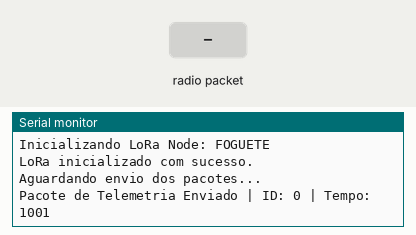
Bench run of a sketch on a simulated Arduino Uno, built with avr-gcc and run on an emulated ATmega328P. Parts: the last lines printed to the serial monitor. Inputs (shaded band) come from the test bench. No radio packets arrive unless stated.

Above: at 1.2 s.
1.3 s: radio packet "1" arrives
At 1.9 s:
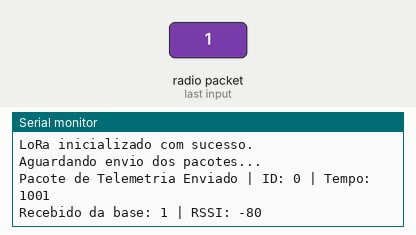
2.8 s: radio packet "0" arrives
At 3.05 s:
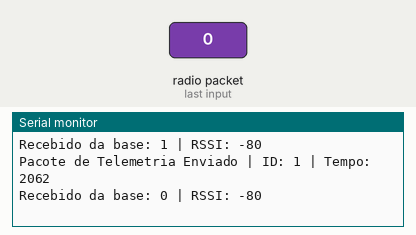
4.3 s: radio packet "2" arrives
At 5.1 s:
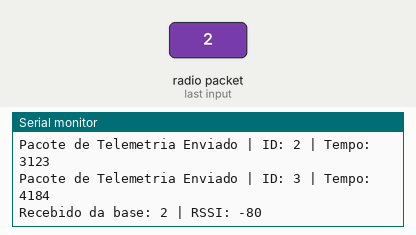

Measured:
- after the input at 1.3 s, the serial monitor: prints a new line at once (image 1)
- after the input at 2.8 s, the serial monitor: prints a new line at once (image 2)
- after the input at 4.3 s, the serial monitor: prints a new line at once (image 3)

The sketch:

sender.ino
```cpp
/*

                        ! A T E N C A O !

            Esse codigo ainda deve ser editado e limpo, não apague os comentarios referentes a escrita de dados
em cartaoSD pois esses trechos esta servido apenas como esborco/sketch para a versão receiver_v2.ino que
ainda será escrita para a versão da estacao de telemetria!
    Por enquanto apenas ignore esses trechos de codigo.

    Se tiver interesse, melhore esse codigo mantendo a sua funcionalidade e lembre-se sempre dessas regras:

        - SEMPRE DEVE SER COMENTADO TUDO QUE FAZ, GASTE TODAS AS SUAS PALAVRAS E IDEIAS, COMENTE MUITO!;
        - SEMPRE PREFIRA FAZER O MAIS FACIL DE SER LIDO E MANTIDO, EVITE TUDO QUE FOR COMPLEXO!;
        - LEMBRAR QUE TUDO AQUI DEVE SER MANTIDO OU CONTINUADO POR OUTRA PESSOA, DEIXE TUDO O MAIS FACIL POSSIVEL;
        - FACILIDADE;
        - PRATICIDADE;
        - CONFIANCA;
        - SEGURANCA;


*/
//BIBLIOTECAS, INCLUDES E DEMAIS COISAS:
#include <SPI.h>
#include <LoRa.h>

// DEFINES, CONSTANTES, PINOS E DEMAIS COISAS NESSE SENTIDO:
// Definição dos pinos SPI para o ESP32 (Padrão VSPI)

/*
 Do mesmo jeito que estiver em uma placa tem que
ficar na outra, tente manter a mesma configuração
de pinos em ambas as placas (ou todas as placas)
*/

#define ss 4 // anteriormente era 5
#define rst 14
#define dio0 2

// S T R U C T :

/*

Essa struct esta usando um atribute que garante que os dados na memoria fiquem alocados na mesma sequencia.
No geral é só uma struct mesmo tendo esse atributo para proteção da alocação dos dados na memoria de forma
mais segura e confiavel.

*/

// Struct com atributo packed para evitar padding na memória
struct __attribute__((packed)) TelemetryPacket_t {

    // Identificador sequencial do pacote
    uint32_t packet_id;

    // Timestamp do envio
    uint16_t timestamp_ms;

    uint8_t flightState;

    uint16_t altitude_m;

    int16_t accel_total;

    int8_t snr_db;

    uint8_t checksum;

    // GPS
    int32_t latitude;
    int32_t longitude;

    // Temperatura interna do circuito
    int8_t temperature_c;
};

TelemetryPacket_t telemetria;

unsigned long lastSendTime = 0;

const int interval = 1000; // Envia a cada 1 segundo

// Contador dos pacotes
uint32_t packet_id = 0;


// ======================================================
// FUNÇÃO PARA CALCULAR CHECKSUM
// ======================================================

/*

essa função vai verificar como os pacotes estao sendo recebidos, esta usando um padrão seguro
para a industria/meio/ramo (pelo amor de Deus, revisa esses comentarios e deixa eles mais bem estruturadoskkkkkk)

Ao bater o olho pela primeira vez ela pode assustar com essa manipulacao de ponteiros, mas ela funciona exatamente assim
e no geral é assim que vai ser encontrada.

*/

uint8_t calcularChecksum(TelemetryPacket_t* pacote) {

    uint8_t* ptr = (uint8_t*)pacote;

    uint8_t calc = 0;

    // Salva o checksum atual
    uint8_t checksumOriginal = pacote->checksum;

    // Zera temporariamente o checksum
    pacote->checksum = 0;

    for (size_t i = 0; i < sizeof(TelemetryPacket_t); i++) {
        calc ^= ptr[i];
    }

    // Restaura o checksum
    pacote->checksum = checksumOriginal;

    return calc;
}


// ======================================================
// SETUP
// ======================================================

void setup() {

    Serial.begin(115200);

    while (!Serial);

    Serial.println("Inicializando LoRa Node: FOGUETE");

    LoRa.setPins(ss, rst, dio0);

    if (!LoRa.begin(433E6)) {

        Serial.println("Falha ao iniciar o LoRa!");

        while (1);
    }


    // ==================================================
    // CONFIGURAÇÃO DO TRIAL
    // ==================================================

/*
    // Trial 01
    LoRa.setSpreadingFactor(7);
    LoRa.setSignalBandwidth(125E3);
    LoRa.setCodingRate4(5);
    LoRa.setTxPower(2);
*/
/*
    // Trial 02
     LoRa.setSpreadingFactor(7);
     LoRa.setSignalBandwidth(125E3);
     LoRa.setCodingRate4(8);
     LoRa.setTxPower(17);

 */

    // Trial 03
     LoRa.setSpreadingFactor(9);
     LoRa.setSignalBandwidth(125E3);
     LoRa.setCodingRate4(8);
     LoRa.setTxPower(17);

/*
    // trial 04
     LoRa.setSpreadingFactor(12);
     LoRa.setSignalBandwidth(125E3);
     LoRa.setCodingRate4(8);
     LoRa.setTxPower(20);
*/
    // Sync Word
    LoRa.setSyncWord(0xF3);

    // Ativa CRC
    LoRa.enableCrc();


    Serial.println("LoRa inicializado com sucesso.");
    Serial.println("Aguardando envio dos pacotes...");
}


// ======================================================
// LOOP
// ======================================================

void loop() {

    // ==================================================
    // ESCUTA: Verifica se chegou o "Pong"
    // da Estação Solo
    // ==================================================

    int packetSize = LoRa.parsePacket();

    if (packetSize) {

        Serial.print("Recebido da base: ");

        while (LoRa.available()) {
            Serial.print((char)LoRa.read());
        }

        Serial.print(" | RSSI: ");

        Serial.println(LoRa.packetRssi());
    }


    // ==================================================
    // ENVIO
    // ==================================================

    if (millis() - lastSendTime > interval) {

        // Identificador do pacote
        telemetria.packet_id = packet_id;


        // Simulando dados de voo
        telemetria.timestamp_ms = millis();

        telemetria.flightState = 2; // 2 = Ascensão

        telemetria.altitude_m += 15;

        telemetria.accel_total = 2;

        telemetria.snr_db = 0;


        // Dados GPS
        telemetria.latitude = 0;

        telemetria.longitude = 0;


        // Temperatura
        telemetria.temperature_c = 25;


        // Calcula checksum
        telemetria.checksum = 0;

        telemetria.checksum =
            calcularChecksum(&telemetria);


        // ==================================================
        // TRANSMISSÃO
        // ==================================================

        LoRa.beginPacket();

        LoRa.write( (uint8_t*)&telemetria, sizeof(TelemetryPacket_t) );

        LoRa.endPacket();


        // ==================================================
        // DEBUG
        // ==================================================

        Serial.print("Pacote de Telemetria Enviado");

        Serial.print(" | ID: ");
        Serial.print(telemetria.packet_id);

        Serial.print(" | Tempo: ");
        Serial.println(telemetria.timestamp_ms);


        // Próximo ID
        packet_id++;


        lastSendTime = millis();
    }
}
```
